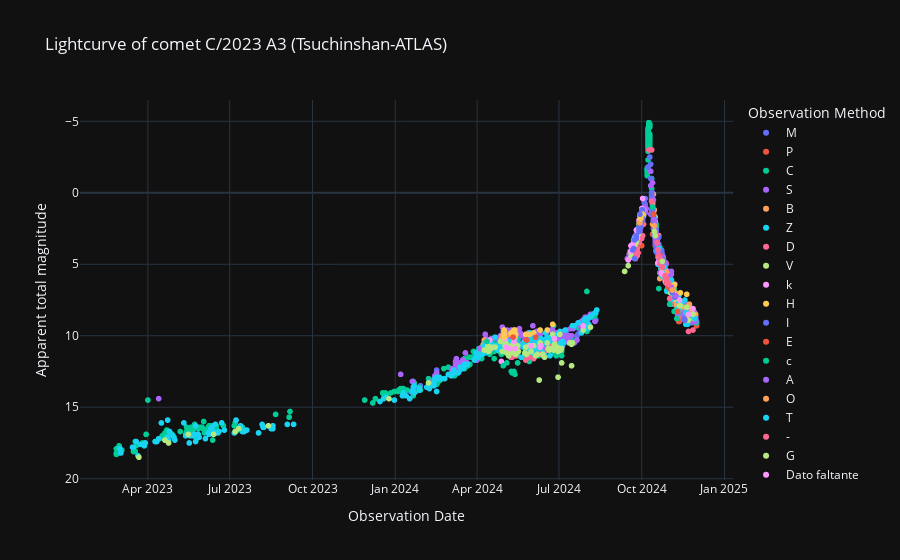

The cell this chart's notebook holds for it:
### Code cell
# Curva de luz cruda.
labels = {'obs_date':'Observation Date','magnitude':'Apparent total magnitude', 'obs_method_key' : 'Observation Method'}
fig = px.scatter(curva_de_luz_cruda_df, x='obs_date', y='magnitude', color='obs_method_key', template= 'plotly_dark', labels= labels, title= f'Lightcurve of comet {nombre_cometa} (Tsuchinshan-ATLAS)')
fig.update_yaxes(autorange="reversed")
fig.show()

### Figure 1 — Plotly figure (JSON) as saved in the notebook; plotly's stock layout.template omitted (floating-point values rounded to 4 significant figures; data arrays with more than 128 entries replaced by an {"elided": "..."} marker saying what was removed)
{"data": [{"hovertemplate": "Observation Method=M<br>Observation Date=%{x}<br>Apparent total magnitude=%{y}<extra></extra>", "legendgroup": "M", "marker": {"color": "#636efa", "symbol": "circle"}, "mode": "markers", "name": "M", "showlegend": true, "type": "scattergl", "x": {"elided": "503 str values"}, "xaxis": "x", "y": {"elided": "503 float values"}, "yaxis": "y"}, {"hovertemplate": "Observation Method=P<br>Observation Date=%{x}<br>Apparent total magnitude=%{y}<extra></extra>", "legendgroup": "P", "marker": {"color": "#EF553B", "symbol": "circle"}, "mode": "markers", "name": "P", "showlegend": true, "type": "scattergl", "x": ["2024-12-01T00:00:00", "2024-11-25T00:00:00", "2024-11-23T00:00:00", "2024-11-21T00:00:00", "2024-11-16T00:00:00", "2024-10-28T00:00:00", "2024-10-22T00:00:00", "2024-10-20T00:00:00", "2024-10-16T00:00:00", "2024-10-16T00:00:00", "2024-10-15T00:00:00", "2024-10-14T00:00:00", "2024-10-14T00:00:00", "2024-10-13T00:00:00", "2024-10-13T00:00:00", "2024-10-12T00:00:00", "2024-10-01T00:00:00"], "xaxis": "x", "y": [9.3, 8.7, 9, 8.9, 8.7, 4.9, 4.2, 4.2, 3.7, 3.2, 2.6, 2.2, 1.8, 2.9, 1, 1.3, 3.7], "yaxis": "y"}, {"hovertemplate": "Observation Method=C<br>Observation Date=%{x}<br>Apparent total magnitude=%{y}<extra></extra>", "legendgroup": "C", "marker": {"color": "#00cc96", "symbol": "circle"}, "mode": "markers", "name": "C", "showlegend": true, "type": "scattergl", "x": {"elided": "566 str values"}, "xaxis": "x", "y": {"elided": "566 float values"}, "yaxis": "y"}, {"hovertemplate": "Observation Method=S<br>Observation Date=%{x}<br>Apparent total magnitude=%{y}<extra></extra>", "legendgroup": "S", "marker": {"color": "#ab63fa", "symbol": "circle"}, "mode": "markers", "name": "S", "showlegend": true, "type": "scattergl", "x": {"elided": "403 str values"}, "xaxis": "x", "y": {"elided": "403 float values"}, "yaxis": "y"}, {"hovertemplate": "Observation Method=B<br>Observation Date=%{x}<br>Apparent total magnitude=%{y}<extra></extra>", "legendgroup": "B", "marker": {"color": "#FFA15A", "symbol": "circle"}, "mode": "markers", "name": "B", "showlegend": true, "type": "scattergl", "x": {"elided": "150 str values"}, "xaxis": "x", "y": {"elided": "150 float values"}, "yaxis": "y"}, {"hovertemplate": "Observation Method=Z<br>Observation Date=%{x}<br>Apparent total magnitude=%{y}<extra></extra>", "legendgroup": "Z", "marker": {"color": "#19d3f3", "symbol": "circle"}, "mode": "markers", "name": "Z", "showlegend": true, "type": "scattergl", "x": {"elided": "339 str values"}, "xaxis": "x", "y": {"elided": "339 float values"}, "yaxis": "y"}, {"hovertemplate": "Observation Method=D<br>Observation Date=%{x}<br>Apparent total magnitude=%{y}<extra></extra>", "legendgroup": "D", "marker": {"color": "#FF6692", "symbol": "circle"}, "mode": "markers", "name": "D", "showlegend": true, "type": "scattergl", "x": ["2024-11-27T00:00:00", "2024-11-22T00:00:00", "2024-11-20T00:00:00", "2024-11-13T00:00:00", "2024-11-02T00:00:00", "2024-11-01T00:00:00", "2024-10-03T00:00:00", "2024-10-02T00:00:00", "2024-10-01T00:00:00", "2024-09-28T00:00:00", "2024-09-27T00:00:00", "2024-09-26T00:00:00", "2024-09-26T00:00:00", "2024-09-25T00:00:00", "2024-09-25T00:00:00", "2024-09-25T00:00:00", "2024-09-24T00:00:00", "2024-06-24T00:00:00", "2024-06-18T00:00:00", "2024-06-10T00:00:00", "2024-06-03T00:00:00", "2024-05-29T00:00:00", "2024-05-25T00:00:00", "2024-05-14T00:00:00", "2024-05-13T00:00:00", "2024-05-10T00:00:00", "2024-05-09T00:00:00"], "xaxis": "x", "y": [9.6, 9.7, 8.9, 8.8, 7.8, 7.4, 2.2, 3, 3.2, 3.5, 4.2, 3.9, 4.4, 4.1, 4.4, 4.1, 4.6, 10.7, 11, 11.3, 11.6, 11.5, 11.7, 11.4, 10.6, 11.5, 11.5], "yaxis": "y"}, {"hovertemplate": "Observation Method=V<br>Observation Date=%{x}<br>Apparent total magnitude=%{y}<extra></extra>", "legendgroup": "V", "marker": {"color": "#B6E880", "symbol": "circle"}, "mode": "markers", "name": "V", "showlegend": true, "type": "scattergl", "x": ["2024-11-27T00:00:00", "2024-11-22T00:00:00", "2024-11-20T00:00:00", "2024-11-13T00:00:00", "2024-11-12T00:00:00", "2024-11-08T00:00:00", "2024-11-06T00:00:00", "2024-11-02T00:00:00", "2024-11-01T00:00:00", "2024-10-28T00:00:00", "2024-10-20T00:00:00", "2024-10-16T00:00:00", "2024-10-15T00:00:00", "2024-10-03T00:00:00", "2024-10-02T00:00:00", "2024-10-01T00:00:00", "2024-09-30T00:00:00", "2024-09-29T00:00:00", "2024-09-28T00:00:00", "2024-09-27T00:00:00", "2024-09-26T00:00:00", "2024-09-26T00:00:00", "2024-09-25T00:00:00", "2024-09-25T00:00:00", "2024-09-25T00:00:00", "2024-09-24T00:00:00", "2024-09-21T00:00:00", "2024-09-19T00:00:00", "2024-09-19T00:00:00", "2024-09-16T00:00:00", "2024-09-12T00:00:00", "2024-08-05T00:00:00", "2024-07-28T00:00:00", "2024-07-16T00:00:00", "2024-07-15T00:00:00", "2024-07-15T00:00:00", "2024-07-13T00:00:00", "2024-07-04T00:00:00", "2024-07-04T00:00:00", "2024-07-03T00:00:00", "2024-07-02T00:00:00", "2024-07-02T00:00:00", "2024-06-30T00:00:00", "2024-06-30T00:00:00", "2024-06-29T00:00:00", "2024-06-28T00:00:00", "2024-06-26T00:00:00", "2024-06-25T00:00:00", "2024-06-24T00:00:00", "2024-06-24T00:00:00", "2024-06-23T00:00:00", "2024-06-20T00:00:00", "2024-06-19T00:00:00", "2024-06-18T00:00:00", "2024-06-15T00:00:00", "2024-06-13T00:00:00", "2024-06-10T00:00:00", "2024-06-09T00:00:00", "2024-06-07T00:00:00", "2024-06-05T00:00:00", "2024-06-03T00:00:00", "2024-05-31T00:00:00", "2024-05-29T00:00:00", "2024-05-26T00:00:00", "2024-05-25T00:00:00", "2024-05-24T00:00:00", "2024-05-17T00:00:00", "2024-05-16T00:00:00", "2024-05-16T00:00:00", "2024-05-15T00:00:00", "2024-05-14T00:00:00", "2024-05-14T00:00:00", "2024-05-13T00:00:00", "2024-05-12T00:00:00", "2024-05-11T00:00:00", "2024-05-10T00:00:00", "2024-05-10T00:00:00", "2024-05-09T00:00:00", "2024-05-07T00:00:00", "2024-05-06T00:00:00", "2024-05-05T00:00:00", "2024-05-04T00:00:00", "2024-05-03T00:00:00", "2024-05-03T00:00:00", "2024-05-02T00:00:00", "2024-05-01T00:00:00", "2024-04-29T00:00:00", "2024-04-27T00:00:00", "2024-04-21T00:00:00", "2024-04-20T00:00:00", "2024-04-17T00:00:00", "2024-04-16T00:00:00", "2024-04-15T00:00:00", "2024-04-15T00:00:00", "2024-04-14T00:00:00", "2024-04-13T00:00:00", "2024-04-13T00:00:00", "2024-04-09T00:00:00", "2024-02-07T00:00:00", "2023-12-25T00:00:00", "2023-08-13T00:00:00", "2023-07-11T00:00:00", "2023-07-07T00:00:00", "2023-06-13T00:00:00", "2023-05-16T00:00:00", "2023-04-24T00:00:00", "2023-04-20T00:00:00", "2023-03-22T00:00:00"], "xaxis": "x", "y": [8.5, 8.9, 8, 7.9, 7.9, 7.4, 7.1, 7, 6.5, 6, 4.2, 3, 2.5, 1.6, 1.2, 1.7, 1.9, 1.6, 2.2, 2.9, 3.2, 3, 3.4, 3.4, 3.2, 3.6, 4, 4.2, 4.5, 5.1, 5.5, 9.4, 9.6, 10.5, 10.6, 12.1, 10.5, 10.9, 11.9, 11, 10.9, 9.9, 11.1, 12.9, 10.8, 10.9, 10.6, 11, 10.9, 9.9, 10.9, 11, 10.9, 10.5, 11.5, 11.3, 10.5, 13.1, 11.3, 11.4, 10.7, 11.1, 10.7, 11.3, 10.8, 11.2, 11.1, 11.1, 10.7, 11.1, 10.7, 11.3, 10.1, 10.5, 11.2, 10.7, 10.8, 10.7, 11.2, 11.4, 11, 11.2, 10.5, 10.6, 10.7, 10.4, 11.1, 10.4, 10.8, 10.8, 10.8, 10.9, 10.8, 10.8, 11.1, 11, 10.7, 11, 13.3, 14.4, 16.3, 16.5, 16.7, 16.9, 16.9, 17.5, 17.3, 18.5], "yaxis": "y"}, {"hovertemplate": "Observation Method=k<br>Observation Date=%{x}<br>Apparent total magnitude=%{y}<extra></extra>", "legendgroup": "k", "marker": {"color": "#FF97FF", "symbol": "circle"}, "mode": "markers", "name": "k", "showlegend": true, "type": "scattergl", "x": ["2024-11-27T00:00:00", "2024-11-22T00:00:00", "2024-11-12T00:00:00", "2024-11-01T00:00:00", "2024-10-28T00:00:00", "2024-10-24T00:00:00", "2024-10-23T00:00:00", "2024-10-20T00:00:00", "2024-10-19T00:00:00", "2024-10-03T00:00:00", "2024-10-02T00:00:00", "2024-10-01T00:00:00", "2024-09-29T00:00:00", "2024-09-28T00:00:00", "2024-09-27T00:00:00", "2024-09-26T00:00:00", "2024-09-26T00:00:00", "2024-09-25T00:00:00", "2024-09-25T00:00:00", "2024-09-25T00:00:00", "2024-09-24T00:00:00", "2024-09-21T00:00:00", "2024-09-19T00:00:00", "2024-09-19T00:00:00", "2024-09-16T00:00:00", "2024-07-28T00:00:00", "2024-06-26T00:00:00", "2024-06-11T00:00:00", "2024-06-10T00:00:00", "2024-05-31T00:00:00", "2024-05-13T00:00:00", "2024-05-13T00:00:00", "2024-05-13T00:00:00", "2024-05-12T00:00:00", "2024-05-12T00:00:00", "2024-05-12T00:00:00", "2024-05-12T00:00:00", "2024-05-07T00:00:00", "2024-05-03T00:00:00", "2024-05-02T00:00:00", "2024-05-01T00:00:00", "2024-05-01T00:00:00", "2024-04-28T00:00:00", "2024-04-15T00:00:00"], "xaxis": "x", "y": [8.1, 8.5, 7.5, 6.2, 6.3, 5.7, 5.6, 4.2, 4.9, 1.2, 0.4, 1.1, 1.5, 1.9, 2.5, 2.6, 2.7, 3.1, 3.1, 2.6, 3.2, 3.6, 4.1, 3.7, 4.7, 9.3, 10.2, 10.7, 10.8, 10.7, 10.9, 9.6, 9.8, 10, 10.2, 10.2, 10.4, 10.9, 10.8, 10.2, 9.9, 10.1, 11.8, 10.3], "yaxis": "y"}, {"hovertemplate": "Observation Method=H<br>Observation Date=%{x}<br>Apparent total magnitude=%{y}<extra></extra>", "legendgroup": "H", "marker": {"color": "#FECB52", "symbol": "circle"}, "mode": "markers", "name": "H", "showlegend": true, "type": "scattergl", "x": ["2024-11-20T00:00:00", "2024-11-13T00:00:00", "2024-11-06T00:00:00", "2024-11-02T00:00:00", "2024-06-24T00:00:00", "2024-06-18T00:00:00", "2024-06-10T00:00:00", "2024-06-03T00:00:00", "2024-05-29T00:00:00", "2024-05-25T00:00:00", "2024-05-14T00:00:00", "2024-05-13T00:00:00", "2024-05-13T00:00:00", "2024-05-12T00:00:00", "2024-05-12T00:00:00", "2024-05-10T00:00:00", "2024-05-09T00:00:00", "2024-05-01T00:00:00", "2024-05-01T00:00:00", "2024-05-01T00:00:00", "2024-05-01T00:00:00"], "xaxis": "x", "y": [7.1, 7, 6.4, 6.1, 9.2, 9.6, 9.6, 9.8, 9.9, 9.9, 9.9, 9.6, 10, 9.6, 10, 9.9, 9.8, 9.6, 10, 9.7, 10.1], "yaxis": "y"}, {"hovertemplate": "Observation Method=I<br>Observation Date=%{x}<br>Apparent total magnitude=%{y}<extra></extra>", "legendgroup": "I", "marker": {"color": "#636efa", "symbol": "circle"}, "mode": "markers", "name": "I", "showlegend": true, "type": "scattergl", "x": ["2024-11-18T00:00:00", "2024-11-17T00:00:00", "2024-11-07T00:00:00", "2024-11-04T00:00:00", "2024-11-03T00:00:00", "2024-11-01T00:00:00", "2024-10-25T00:00:00", "2024-10-23T00:00:00", "2024-10-23T00:00:00", "2024-10-23T00:00:00", "2024-10-22T00:00:00", "2024-10-22T00:00:00", "2024-10-21T00:00:00", "2024-10-20T00:00:00", "2024-10-20T00:00:00", "2024-10-20T00:00:00", "2024-10-20T00:00:00", "2024-10-20T00:00:00", "2024-10-19T00:00:00", "2024-10-19T00:00:00", "2024-10-19T00:00:00", "2024-10-18T00:00:00", "2024-10-18T00:00:00", "2024-10-18T00:00:00", "2024-10-18T00:00:00", "2024-10-17T00:00:00", "2024-10-17T00:00:00", "2024-10-17T00:00:00", "2024-10-17T00:00:00", "2024-10-17T00:00:00", "2024-10-16T00:00:00", "2024-10-16T00:00:00", "2024-10-16T00:00:00", "2024-10-16T00:00:00", "2024-10-16T00:00:00", "2024-10-16T00:00:00", "2024-10-16T00:00:00", "2024-10-16T00:00:00", "2024-10-16T00:00:00", "2024-10-16T00:00:00", "2024-10-15T00:00:00", "2024-10-15T00:00:00", "2024-10-15T00:00:00", "2024-10-15T00:00:00", "2024-10-15T00:00:00", "2024-10-15T00:00:00", "2024-10-15T00:00:00", "2024-10-15T00:00:00", "2024-10-14T00:00:00", "2024-10-14T00:00:00", "2024-10-14T00:00:00", "2024-10-14T00:00:00", "2024-10-14T00:00:00", "2024-10-14T00:00:00", "2024-10-13T00:00:00", "2024-10-13T00:00:00", "2024-10-13T00:00:00", "2024-10-13T00:00:00", "2024-10-13T00:00:00", "2024-10-13T00:00:00", "2024-10-13T00:00:00", "2024-10-13T00:00:00", "2024-10-13T00:00:00", "2024-10-13T00:00:00", "2024-10-13T00:00:00", "2024-10-13T00:00:00", "2024-10-12T00:00:00", "2024-10-12T00:00:00", "2024-10-12T00:00:00", "2024-10-12T00:00:00", "2024-10-11T00:00:00", "2024-10-11T00:00:00", "2024-10-10T00:00:00", "2024-10-08T00:00:00", "2024-10-02T00:00:00", "2024-10-02T00:00:00", "2024-10-02T00:00:00", "2024-10-02T00:00:00", "2024-10-01T00:00:00", "2024-10-01T00:00:00", "2024-10-01T00:00:00", "2024-10-01T00:00:00", "2024-10-01T00:00:00", "2024-10-01T00:00:00", "2024-10-01T00:00:00", "2024-09-30T00:00:00", "2024-09-30T00:00:00", "2024-09-30T00:00:00", "2024-09-29T00:00:00", "2024-09-29T00:00:00", "2024-09-29T00:00:00", "2024-09-29T00:00:00", "2024-09-28T00:00:00", "2024-09-28T00:00:00", "2024-09-28T00:00:00", "2024-09-28T00:00:00", "2024-09-28T00:00:00", "2024-09-25T00:00:00", "2024-09-25T00:00:00", "2024-09-25T00:00:00", "2024-09-23T00:00:00", "2024-09-23T00:00:00", "2024-09-22T00:00:00", "2024-09-21T00:00:00"], "xaxis": "x", "y": [8.9, 8.8, 7.3, 7, 6.8, 6.7, 4.8, 4.6, 4.5, 4.1, 4.7, 4.6, 4.5, 4.3, 4.2, 4.2, 4.3, 3.1, 3.6, 3.7, 4, 4.2, 3.4, 3.7, 4, 3.8, 3.7, 2.6, 3.3, 3.5, 3.6, 3.2, 2.7, 3.5, 3.1, 2.6, 3.2, 3, 3.1, 2.5, 2, 2.5, 3, 3, 2, 1.9, 2.7, 2.5, 1.6, 1.8, 2, 2, 1.9, 2.5, 1.5, 1.5, 1.2, 1, 0.5, 1, 1, 1, 0.4, 1, 1.1, 1.2, 0.3, 0, 0, 0.2, -1, -2, -2.5, -1.8, 1.6, 1.2, 1.5, 1.5, 1.2, 1.8, 2, 1.9, 2, 2, 2, 2, 2, 2.4, 2.1, 2.3, 2.3, 2.2, 2.4, 2.5, 2.7, 2.7, 2.5, 3, 3, 3.2, 3.3, 4.6, 3.9, 4], "yaxis": "y"}, {"hovertemplate": "Observation Method=E<br>Observation Date=%{x}<br>Apparent total magnitude=%{y}<extra></extra>", "legendgroup": "E", "marker": {"color": "#EF553B", "symbol": "circle"}, "mode": "markers", "name": "E", "showlegend": true, "type": "scattergl", "x": ["2024-11-11T00:00:00", "2024-11-10T00:00:00", "2024-11-02T00:00:00", "2024-10-31T00:00:00", "2024-10-30T00:00:00", "2024-10-29T00:00:00", "2024-10-23T00:00:00", "2024-10-22T00:00:00", "2024-10-14T00:00:00", "2024-05-11T00:00:00"], "xaxis": "x", "y": [9, 8.3, 6.7, 6.6, 6.5, 6.3, 4.8, 4.4, 1.5, 10.1], "yaxis": "y"}, {"hovertemplate": "Observation Method=c<br>Observation Date=%{x}<br>Apparent total magnitude=%{y}<extra></extra>", "legendgroup": "c", "marker": {"color": "#00cc96", "symbol": "circle"}, "mode": "markers", "name": "c", "showlegend": true, "type": "scattergl", "x": ["2024-11-09T00:00:00", "2024-11-01T00:00:00", "2024-10-13T00:00:00", "2024-05-16T00:00:00", "2024-05-13T00:00:00", "2024-05-12T00:00:00", "2024-05-10T00:00:00", "2024-05-09T00:00:00", "2024-05-04T00:00:00", "2024-04-30T00:00:00", "2024-04-12T00:00:00"], "xaxis": "x", "y": [8.8, 7.8, 1, 11.9, 12.7, 12.5, 12.6, 12.5, 11.9, 12.1, 10.4], "yaxis": "y"}, {"hovertemplate": "Observation Method=A<br>Observation Date=%{x}<br>Apparent total magnitude=%{y}<extra></extra>", "legendgroup": "A", "marker": {"color": "#ab63fa", "symbol": "circle"}, "mode": "markers", "name": "A", "showlegend": true, "type": "scattergl", "x": ["2024-11-08T00:00:00", "2024-11-03T00:00:00", "2024-11-02T00:00:00", "2024-10-24T00:00:00", "2024-10-22T00:00:00", "2024-10-20T00:00:00", "2024-10-19T00:00:00", "2024-10-18T00:00:00", "2024-10-18T00:00:00", "2024-10-17T00:00:00", "2024-10-16T00:00:00", "2024-10-16T00:00:00", "2024-10-16T00:00:00", "2024-10-15T00:00:00", "2024-10-14T00:00:00", "2024-10-13T00:00:00"], "xaxis": "x", "y": [7.2, 6.6, 5.8, 4.9, 4.5, 3.8, 4.1, 3.6, 3.4, 2.8, 2.5, 3.3, 2.2, 1.9, 0.5, -0.7], "yaxis": "y"}, {"hovertemplate": "Observation Method=O<br>Observation Date=%{x}<br>Apparent total magnitude=%{y}<extra></extra>", "legendgroup": "O", "marker": {"color": "#FFA15A", "symbol": "circle"}, "mode": "markers", "name": "O", "showlegend": true, "type": "scattergl", "x": ["2024-11-04T00:00:00", "2024-10-30T00:00:00", "2024-10-28T00:00:00", "2024-10-27T00:00:00", "2024-10-22T00:00:00", "2024-10-21T00:00:00", "2024-10-15T00:00:00", "2024-09-29T00:00:00"], "xaxis": "x", "y": [6.8, 6.3, 6, 5.9, 5, 4.8, 2.3, 2.1], "yaxis": "y"}, {"hovertemplate": "Observation Method=T<br>Observation Date=%{x}<br>Apparent total magnitude=%{y}<extra></extra>", "legendgroup": "T", "marker": {"color": "#19d3f3", "symbol": "circle"}, "mode": "markers", "name": "T", "showlegend": true, "type": "scattergl", "x": ["2024-11-03T00:00:00", "2024-10-21T00:00:00", "2024-10-20T00:00:00"], "xaxis": "x", "y": [6.1, 5, 3.9], "yaxis": "y"}, {"hovertemplate": "Observation Method=-<br>Observation Date=%{x}<br>Apparent total magnitude=%{y}<extra></extra>", "legendgroup": "-", "marker": {"color": "#FF6692", "symbol": "circle"}, "mode": "markers", "name": "-", "showlegend": true, "type": "scattergl", "x": ["2024-10-31T00:00:00", "2024-10-30T00:00:00", "2024-10-29T00:00:00", "2024-10-28T00:00:00", "2024-10-28T00:00:00", "2024-10-27T00:00:00", "2024-10-24T00:00:00", "2024-10-22T00:00:00", "2024-10-22T00:00:00", "2024-10-20T00:00:00", "2024-10-19T00:00:00", "2024-10-18T00:00:00", "2024-10-17T00:00:00", "2024-10-12T00:00:00", "2024-10-12T00:00:00", "2024-10-12T00:00:00", "2024-10-12T00:00:00", "2024-10-09T00:00:00"], "xaxis": "x", "y": [6.4, 6.2, 6.1, 6, 5.9, 5.8, 5.2, 5, 4.7, 4.4, 4, 3.5, 3, 0.6, 0.6, -3, -3, -3], "yaxis": "y"}, {"hovertemplate": "Observation Method=G<br>Observation Date=%{x}<br>Apparent total magnitude=%{y}<extra></extra>", "legendgroup": "G", "marker": {"color": "#B6E880", "symbol": "circle"}, "mode": "markers", "name": "G", "showlegend": true, "type": "scattergl", "x": ["2024-10-24T00:00:00", "2024-10-16T00:00:00", "2024-10-15T00:00:00"], "xaxis": "x", "y": [4.8, 3, 2.7], "yaxis": "y"}, {"hovertemplate": "Observation Method=Dato faltante<br>Observation Date=%{x}<br>Apparent total magnitude=%{y}<extra></extra>", "legendgroup": "Dato faltante", "marker": {"color": "#FF97FF", "symbol": "circle"}, "mode": "markers", "name": "Dato faltante", "showlegend": true, "type": "scattergl", "x": ["2024-10-16T00:00:00"], "xaxis": "x", "y": [null], "yaxis": "y"}, {"hovertemplate": "Observation Method=t<br>Observation Date=%{x}<br>Apparent total magnitude=%{y}<extra></extra>", "legendgroup": "t", "marker": {"color": "#FECB52", "symbol": "circle"}, "mode": "markers", "name": "t", "showlegend": true, "type": "scattergl", "x": ["2024-10-02T00:00:00", "2024-09-30T00:00:00"], "xaxis": "x", "y": [1.5, 1.8], "yaxis": "y"}, {"hovertemplate": "Observation Method=i<br>Observation Date=%{x}<br>Apparent total magnitude=%{y}<extra></extra>", "legendgroup": "i", "marker": {"color": "#636efa", "symbol": "circle"}, "mode": "markers", "name": "i", "showlegend": true, "type": "scattergl", "x": ["2024-09-29T00:00:00"], "xaxis": "x", "y": [1.5], "yaxis": "y"}, {"hovertemplate": "Observation Method=d<br>Observation Date=%{x}<br>Apparent total magnitude=%{y}<extra></extra>", "legendgroup": "d", "marker": {"color": "#EF553B", "symbol": "circle"}, "mode": "markers", "name": "d", "showlegend": true, "type": "scattergl", "x": ["2024-06-05T00:00:00", "2024-05-26T00:00:00"], "xaxis": "x", "y": [10.1, 10.3], "yaxis": "y"}], "layout": {"legend": {"title": {"text": "Observation Method"}, "tracegroupgap": 0}, "title": {"text": "Lightcurve of comet C/2023 A3 (Tsuchinshan-ATLAS)"}, "xaxis": {"anchor": "y", "domain": [0, 1], "title": {"text": "Observation Date"}}, "yaxis": {"anchor": "x", "autorange": "reversed", "domain": [0, 1], "title": {"text": "Apparent total magnitude"}}}}
